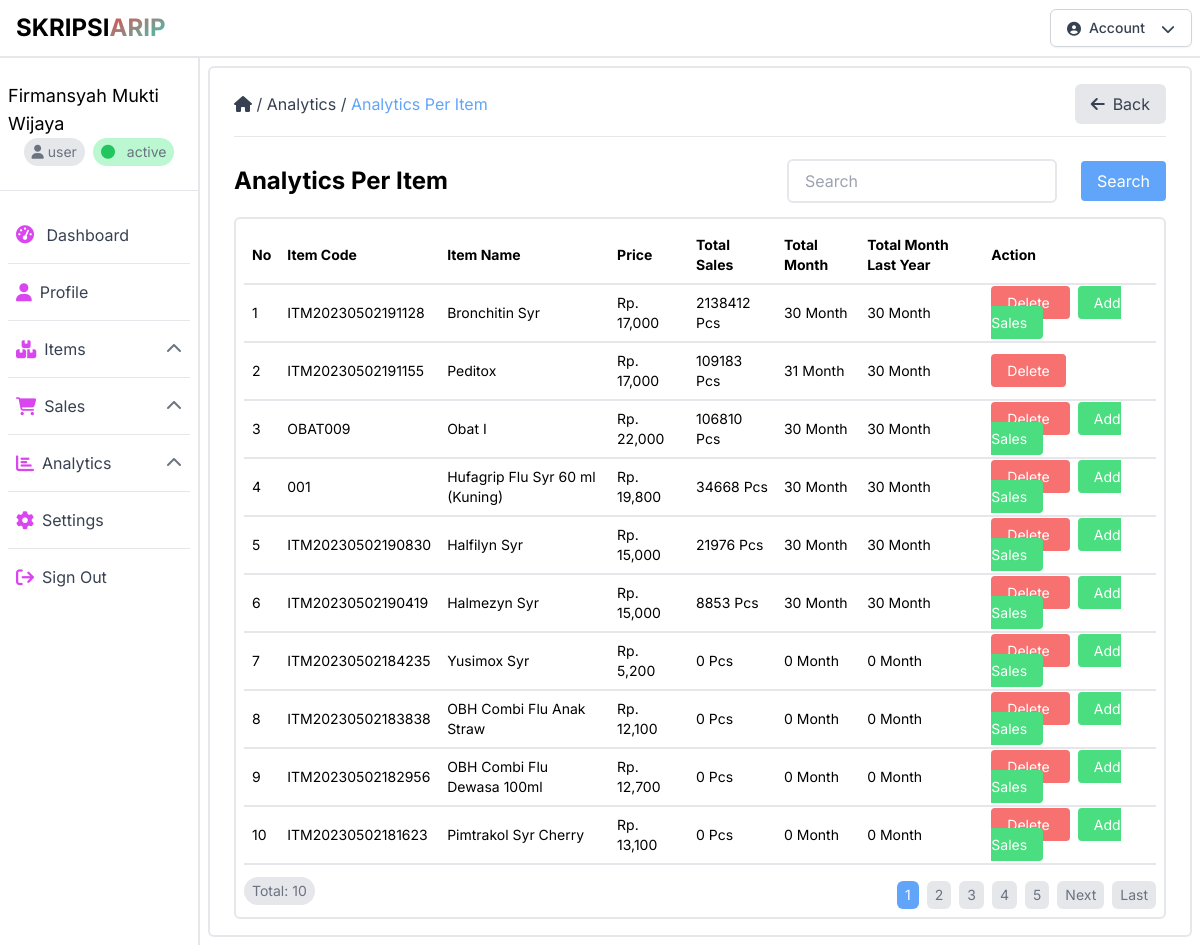
The page /analytics_per_item.php (signed in) on the database as committed earlier.
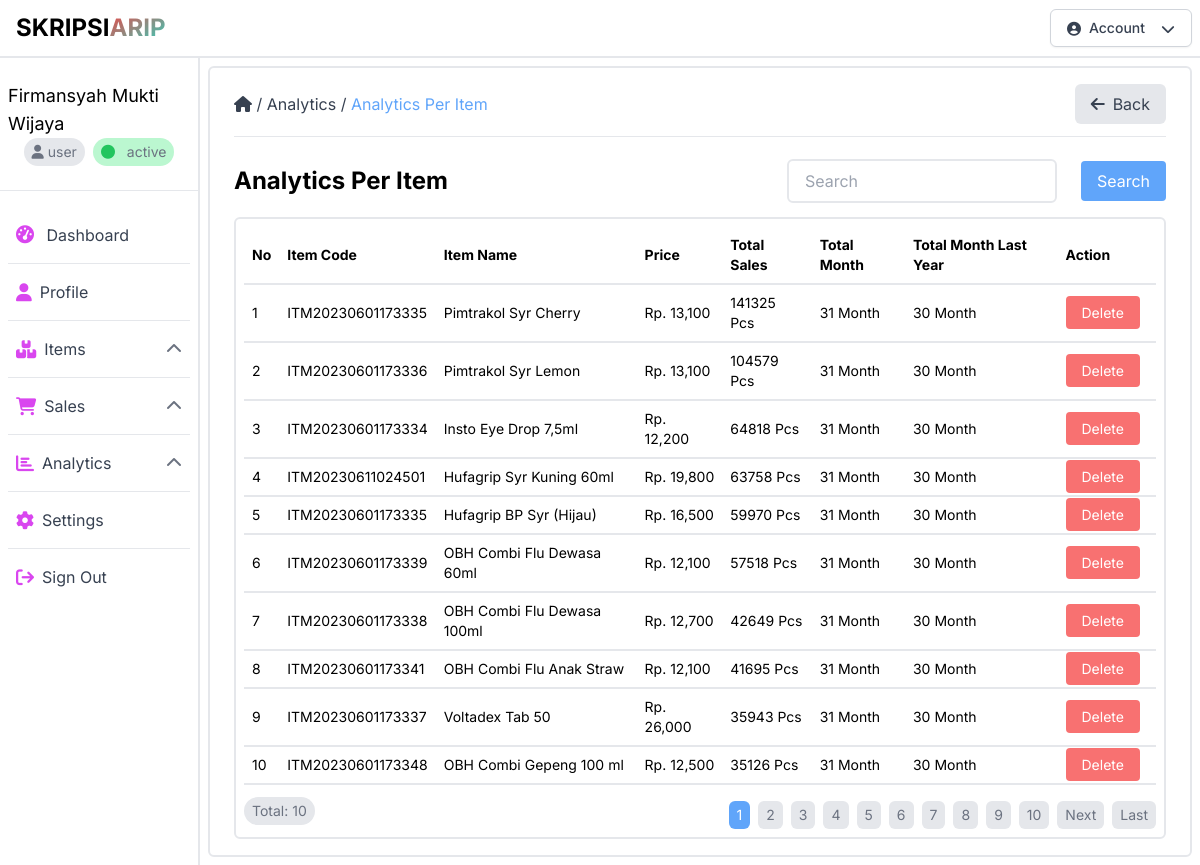
The same page on the database as committed later.
### tables this page shows
CREATE TABLE `items` (
  `id` int(11) NOT NULL,
  `code` varchar(32) NOT NULL,
  `name` varchar(128) NOT NULL,
  `price` varchar(256) NOT NULL,
  `unit` varchar(32) NOT NULL,
  `stock` varchar(256) NOT NULL,
  `created_at` datetime NOT NULL,
  `updated_at` datetime NOT NULL,
  `id_user` int(11) NOT NULL
);

### public/analytics_per_item.php (the view, shortened to what the changed rows need)
<?php
require_once("config.php");
$limit = 10;
$page = isset($_GET["page"]) ? (int)$_GET["page"] : 1;
$start = ($page > 1) ? ($page * $limit) - $limit : 0;
$items = mysqli_query($conn, "SELECT i.id, i.code, i.name, i.price,
       SUM(s.sold) AS total_sales,
       COUNT(DISTINCT CONCAT(s.month, s.year)) AS total_month,
       COALESCE(t.total_month_last_year, 0) AS total_month_last_year
FROM items i
LEFT JOIN sales s ON i.id = s.id_item
LEFT JOIN (
   SELECT s1.id_item, COUNT(DISTINCT CONCAT(s1.month, s1.year)) AS total_month_last_year
   FROM sales s1
   WHERE (s1.year >= YEAR(CURDATE()) - 3 AND s1.year <= YEAR(CURDATE()) - 1) -- Tahun ke-3, ke-2, dan ke-1 sejak saat ini
      OR (s1.year = YEAR(CURDATE()) AND s1.month <= MONTH(CURDATE())) -- Bulan-bulan di tahun ini hingga bulan saat ini
   GROUP BY s1.id_item
   HAVING COUNT(DISTINCT CONCAT(s1.month, s1.year)) >= 12
) AS t ON i.id = t.id_item
GROUP BY i.id
ORDER BY total_sales DESC
LIMIT $start, $limit;
");
$next_page = $page + 1;
$no = $start + 1;
?>
<!DOCTYPE html>
<html lang="id">
<head>
    <link rel="stylesheet" href="css/output.css">
    <link rel="stylesheet" href="https://cdnjs.cloudflare.com/ajax/libs/font-awesome/6.4.0/css/all.min.css"
 />
</head>
<body class="font-inter">
    <div class="container-fluid mx-auto h-auto">
        <div class="flex">
            <?php
                include("components/sidebar.php");
            ?>
            <div class="w-10/12 h-[calc(100vh-3.5rem)] p-2">
                <div class="w-full h-auto border-2 border-gray-200 rounded-md py-4 px-6">
                    <div class="flex flex-col gap-4 mt-4">
                        <div class="flex flex-col gap-2">
                            <div class="flex flex-row items-center justify-between">
                                <div class="flex flex-row items-center gap-2">
                                    <h1 class="text-2xl font-bold">Analytics Per Item</h1>
                                </div>
                            </div>
                            <div class="w-full h-auto border-2 border-gray-200 rounded-md py-2 px-2">
                                <table class="w-full text-left text-sm">
                                    <thead class="border-b-2 border-gray-200">
                                        <tr>
                                            <th class="px-2 py-2">No</th>
                                            <th class="px-2 py-2">Item Code</th>
                                            <th class="px-2 py-2">Item Name</th>
                                            <th class="px-2 py-2">Price</th>
                                            <th class="px-2 py-2">Total Sales</th>
                                            <th class="px-2 py-2">Total Month</th>
                                            <th class="px-2 py-2">Total Month Last Year</th>
                                            <th class="px-2 py-2">Action</th>
                                        </tr>
                                    </thead>
                                    <tbody>
                                        <?php
                                            while($item = mysqli_fetch_assoc($items)){
                                        ?>
                                        <tr class="border-b-2 border-gray-200">
                                            <td class="px-2 py-2"><?php echo $no++; ?></td>
                                            <td class="px-2 py-2"><?php echo $item["code"]; ?></td>
                                            <td class="px-2 py-2"><?php echo $item["name"]; ?></td>
                                            <td class="px-2 py-2">Rp. <?php echo number_format($item["price"]); ?></td>
                                            <td class="px-2 py-2">
                                                <?php echo $item["total_sales"] == null ? 0 : $item["total_sales"]; ?>
                                                Pcs</td>
                                            <td class="px-2 py-2">
                                                <?php echo $item["total_month"] == null ? 0 : $item["total_month"]; ?>
                                                Month</td>
                                            <td class="px-2 py-2">
                                                <?php echo $item["total_month_last_year"] == null ? 0 : $item["total_month_last_year"]; ?>
                                                Month</td>
                                            <td class="px-2 py-2">
                                                <a href="delete_item.php?id=<?php echo $item["id"]; ?>"
                                                    class="bg-red-400 text-white px-4 py-2 rounded hover:bg-red-600 mr-2"
                                                    onclick="return confirm('Are you sure you want to delete this item?');">
                                                    Delete
                                                </a>
                                                <?php
                                                    $monthBtn = date("m") + 24;
                                                    if($item["total_month"] <= $monthBtn){
                                                        $year = date("Y");
                                                ?>
                                                <a href="add_sales_per_item.php?id=<?php echo $item["id"]; ?>&year=<?php echo $year; ?>"
                                                    class="bg-green-400 text-white px-4 py-2 rounded hover:bg-green-600 mr-2">
                                                    Add Sales
                                                </a>
                                                <?php
                                                    }
                                                ?>
                                            </td>
                                        </tr>
                                        <?php
                                            }
                                        ?>
                                    </tbody>
                                </table>
                                <div class="flex flex-row items-center justify-between mt-2">
                                    <h2 class="text-sm text-gray-500 bg-gray-200 px-2 py-1 rounded-full">Total: 10</h2>
                                    <div class="flex flex-row items-center justify-end gap-2 mt-2 text-sm">
                                        <?php
                                            $sql = "SELECT * FROM items";
                                            $result = mysqli_query($conn, $sql);
                                            $total_data = mysqli_num_rows($result);
                                            $total_page = ceil($total_data / $limit);
                                        ?>
                                        <?php
                                            for($i = 1; $i <= $total_page; $i++){
                                                if($i == $page){
                                                    $active = "bg-blue-400 text-white";
                                                }else{
                                                    $active = "bg-gray-200 text-gray-500 hover:bg-gray-400";
                                                }
                                        ?>
                                        <a href="sales_per_item.php?page=<?php echo $i; ?>"
                                            class="<?php echo $active; ?> px-2 py-1 rounded-md">
                                            <?php echo $i; ?>
                                        </a>
                                        <?php
                                            }
                                            if($page < $total_page){
                                        ?>
                                        <a href="sales_per_item.php?page=<?php echo $next_page; ?>"
                                            class="bg-gray-200 text-gray-500 px-2 py-1 rounded-md hover:bg-gray-400">
                                            Next
                                        </a>
                                        <a href="sales_per_item.php?page=<?php echo $total_page; ?>"
                                            class="bg-gray-200 text-gray-500 px-2 py-1 rounded-md hover:bg-gray-400">
                                            Last
                                        </a>
                                        <?php
                                            }
                                        ?>
                                    </div>
                                </div>
                            </div>
                        </div>
                    </div>
                </div>
            </div>
        </div>
</body>
</html>

Rows that differ between the two databases and show on the page:
no longer on this page (row edited): items: code "ITM20230502191128", name "Bronchitin Syr", price "17,000", total_sales "2138412", total_month "30", total_month_last_year "30"
no longer on this page (row edited): items: code "ITM20230502191155", name "Peditox", price "17,000", total_sales "109183", total_month "31", total_month_last_year "30"
no longer on this page (row edited): items: code "OBAT009", name "Obat I", price "22,000", total_sales "106810", total_month "30", total_month_last_year "30"
no longer on this page (row edited): items: code "ITM20230502190830", name "Halfilyn Syr", price "15,000", total_sales "21976", total_month "30", total_month_last_year "30"
no longer on this page (row edited): items: code "ITM20230502190419", name "Halmezyn Syr", price "15,000", total_sales "8853", total_month "30", total_month_last_year "30"
no longer on this page (row edited): items: code "ITM20230502184235", name "Yusimox Syr", price "5,200", total_month "0", total_month_last_year "0"
no longer on this page (row edited): items: code "ITM20230502183838", name "OBH Combi Flu Anak Straw", price "12,100", total_month "0", total_month_last_year "0"
no longer on this page (row edited): items: code "ITM20230502182956", name "OBH Combi Flu Dewasa 100ml", price "12,700", total_month "0", total_month_last_year "0"
no longer on this page (row edited): items: code "ITM20230502181623", name "Pimtrakol Syr Cherry", price "13,100", total_month "0", total_month_last_year "0"
now on this page (row edited): items: code "ITM20230601173335", name "Pimtrakol Syr Cherry", price "13,100", total_sales "141325", total_month "31", total_month_last_year "30"
added items: code "ITM20230601173336", name "Pimtrakol Syr Lemon", price "13,100", total_sales "104579", total_month "31", total_month_last_year "30"
added items: code "ITM20230601173334", name "Insto Eye Drop 7,5ml", price "12,200", total_sales "64818", total_month "31", total_month_last_year "30"
added items: code "ITM20230611024501", name "Hufagrip Syr Kuning 60ml", price "19,800", total_sales "63758", total_month "31", total_month_last_year "30"
changed items: code "001" → "ITM20230601173335"; name "Hufagrip Flu Syr 60 ml (Kuning)" → "Hufagrip BP Syr (Hijau)"; price "19,800" → "16,500"; total_sales "34668" → "59970"; total_month "30" → "31"; no longer shows "Add Sales"
now on this page (row edited): items: code "ITM20230601173339", name "OBH Combi Flu Dewasa 60ml", price "12,100", total_sales "57518", total_month "31", total_month_last_year "30"
now on this page (row edited): items: code "ITM20230601173338", name "OBH Combi Flu Dewasa 100ml", price "12,700", total_sales "42649", total_month "31", total_month_last_year "30"
now on this page (row edited): items: code "ITM20230601173341", name "OBH Combi Flu Anak Straw", price "12,100", total_sales "41695", total_month "31", total_month_last_year "30"
added items: code "ITM20230601173337", name "Voltadex Tab 50", price "26,000", total_sales "35943", total_month "31", total_month_last_year "30"
now on this page (row edited): items: code "ITM20230601173348", name "OBH Combi Gepeng 100 ml", price "12,500", total_sales "35126", total_month "31", total_month_last_year "30"
Other text that changed with them:
new list line: "6"
new list line: "7"
new list line: "8"
new list line: "9"
new list line: "10"
